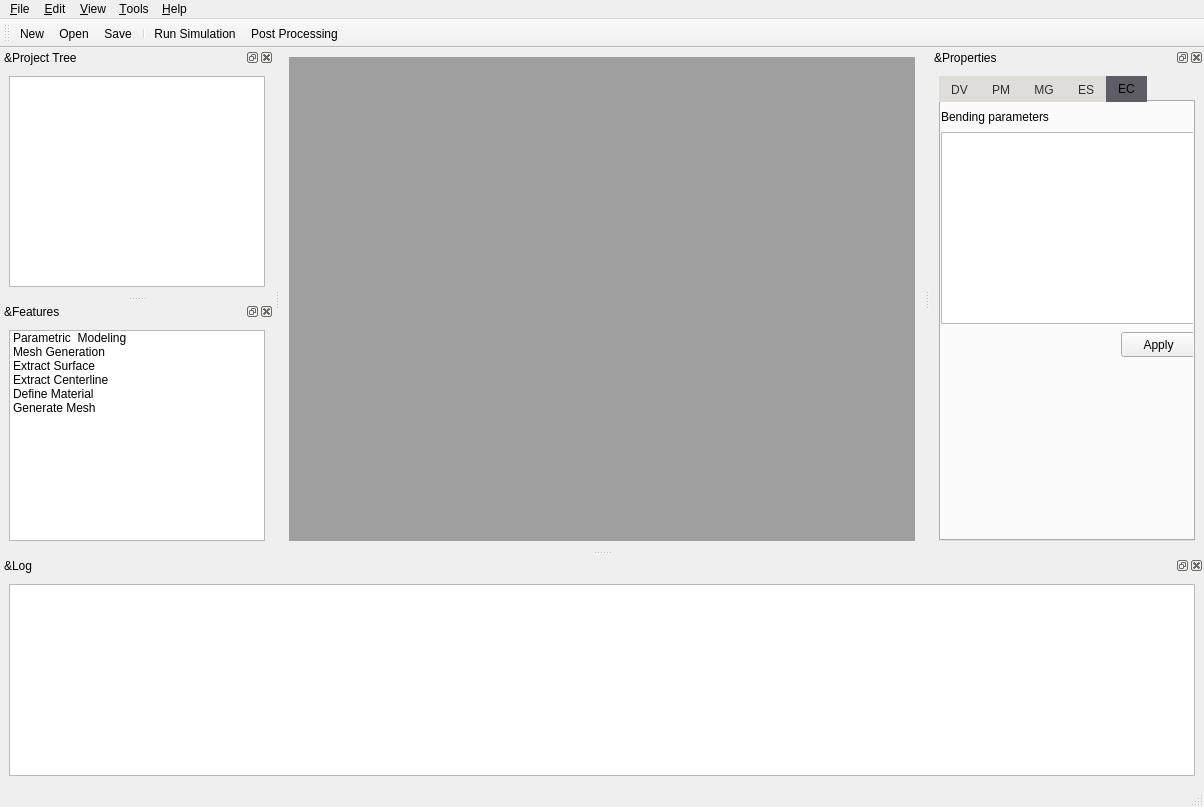
<?xml version="1.0" encoding="UTF-8"?>
<ui version="4.0">
 <class>MainWindow</class>
 <widget class="QMainWindow" name="MainWindow">
  <property name="geometry">
   <rect>
    <x>0</x>
    <y>0</y>
    <width>1204</width>
    <height>807</height>
   </rect>
  </property>
  <property name="windowTitle">
   <string>TubeForm CAE</string>
  </property>
  <widget class="QWidget" name="centralwidget">
   <layout class="QVBoxLayout" name="verticalLayout">
    <item>
     <widget class="QMdiArea" name="mdiArea">
      <property name="styleSheet">
       <string notr="true"/>
      </property>
     </widget>
    </item>
   </layout>
  </widget>
  <widget class="QMenuBar" name="menubar">
   <property name="geometry">
    <rect>
     <x>0</x>
     <y>0</y>
     <width>1204</width>
     <height>27</height>
    </rect>
   </property>
   <widget class="QMenu" name="menuFile">
    <property name="title">
     <string>&amp;File</string>
    </property>
    <addaction name="actionNew"/>
    <addaction name="actionOpen"/>
    <addaction name="actionSave"/>
    <addaction name="actionSaveAs"/>
    <addaction name="separator"/>
    <addaction name="actionExit"/>
   </widget>
   <widget class="QMenu" name="menuEdit">
    <property name="title">
     <string>&amp;Edit</string>
    </property>
    <addaction name="actionUndo"/>
    <addaction name="actionRedo"/>
    <addaction name="separator"/>
    <addaction name="actionPreferences"/>
   </widget>
   <widget class="QMenu" name="menuView">
    <property name="title">
     <string>&amp;View</string>
    </property>
    <addaction name="actionToggleProjectTree"/>
    <addaction name="actionToggleProperties"/>
    <addaction name="actionToggleLog"/>
    <addaction name="separator"/>
    <addaction name="actionResetLayout"/>
   </widget>
   <widget class="QMenu" name="menuTools">
    <property name="title">
     <string>&amp;Tools</string>
    </property>
    <addaction name="actionRunSimulation"/>
    <addaction name="actionPostProcessing"/>
    <addaction name="actionMeshGeneration"/>
   </widget>
   <widget class="QMenu" name="menuHelp">
    <property name="title">
     <string>&amp;Help</string>
    </property>
    <addaction name="actionAbout"/>
    <addaction name="actionDocumentation"/>
   </widget>
   <addaction name="menuFile"/>
   <addaction name="menuEdit"/>
   <addaction name="menuView"/>
   <addaction name="menuTools"/>
   <addaction name="menuHelp"/>
  </widget>
  <widget class="QToolBar" name="toolBar">
   <property name="windowTitle">
    <string>Standard Toolbar</string>
   </property>
   <attribute name="toolBarArea">
    <enum>TopToolBarArea</enum>
   </attribute>
   <attribute name="toolBarBreak">
    <bool>false</bool>
   </attribute>
   <addaction name="actionNew"/>
   <addaction name="actionOpen"/>
   <addaction name="actionSave"/>
   <addaction name="separator"/>
   <addaction name="actionRunSimulation"/>
   <addaction name="actionPostProcessing"/>
  </widget>
  <widget class="QStatusBar" name="statusbar"/>
  <widget class="QDockWidget" name="dockWidget_ProjectTree">
   <property name="windowTitle">
    <string>&amp;Project Tree</string>
   </property>
   <attribute name="dockWidgetArea">
    <number>1</number>
   </attribute>
   <widget class="QWidget" name="dockWidgetContents_ProjectTree">
    <layout class="QVBoxLayout" name="verticalLayout_ProjectTree">
     <item>
      <widget class="QTreeView" name="treeView_Project"/>
     </item>
    </layout>
   </widget>
  </widget>
  <widget class="QDockWidget" name="dockWidget_Properties">
   <property name="minimumSize">
    <size>
     <width>274</width>
     <height>493</height>
    </size>
   </property>
   <property name="windowTitle">
    <string>&amp;Properties</string>
   </property>
   <attribute name="dockWidgetArea">
    <number>2</number>
   </attribute>
   <widget class="QWidget" name="dockWidgetContents_Properties">
    <layout class="QVBoxLayout" name="verticalLayout_Properties">
     <item>
      <widget class="QTabWidget" name="tabWidget">
       <property name="minimumSize">
        <size>
         <width>256</width>
         <height>455</height>
        </size>
       </property>
       <property name="styleSheet">
        <string notr="true">QTabBar::tab {
	background-color: rgb(222, 221, 218);
    color: #303030; 
}
QTabBar::tab:selected {
   background-color: rgb(94, 92, 100);
	color: rgb(0, 0, 0);
}
</string>
       </property>
       <property name="currentIndex">
        <number>4</number>
       </property>
       <property name="elideMode">
        <enum>Qt::ElideNone</enum>
       </property>
       <widget class="QWidget" name="tab_5">
        <attribute name="title">
         <string>DV</string>
        </attribute>
        <widget class="QPushButton" name="pushButton_initmodel">
         <property name="geometry">
          <rect>
           <x>10</x>
           <y>30</y>
           <width>110</width>
           <height>25</height>
          </rect>
         </property>
         <property name="minimumSize">
          <size>
           <width>110</width>
           <height>25</height>
          </size>
         </property>
         <property name="maximumSize">
          <size>
           <width>110</width>
           <height>25</height>
          </size>
         </property>
         <property name="styleSheet">
          <string notr="true">color: rgb(0, 0, 0);</string>
         </property>
         <property name="text">
          <string>Original model</string>
         </property>
        </widget>
        <widget class="QLabel" name="label_27">
         <property name="geometry">
          <rect>
           <x>0</x>
           <y>0</y>
           <width>251</width>
           <height>30</height>
          </rect>
         </property>
         <property name="minimumSize">
          <size>
           <width>0</width>
           <height>30</height>
          </size>
         </property>
         <property name="maximumSize">
          <size>
           <width>100000</width>
           <height>25</height>
          </size>
         </property>
         <property name="styleSheet">
          <string notr="true"/>
         </property>
         <property name="text">
          <string>Process visualization</string>
         </property>
        </widget>
        <widget class="QLabel" name="label_28">
         <property name="geometry">
          <rect>
           <x>0</x>
           <y>100</y>
           <width>251</width>
           <height>30</height>
          </rect>
         </property>
         <property name="minimumSize">
          <size>
           <width>0</width>
           <height>30</height>
          </size>
         </property>
         <property name="maximumSize">
          <size>
           <width>100000</width>
           <height>25</height>
          </size>
         </property>
         <property name="styleSheet">
          <string notr="true"/>
         </property>
         <property name="text">
          <string>Result visualization</string>
         </property>
        </widget>
        <widget class="QPushButton" name="pushButton_surfacemodel">
         <property name="geometry">
          <rect>
           <x>130</x>
           <y>30</y>
           <width>110</width>
           <height>25</height>
          </rect>
         </property>
         <property name="minimumSize">
          <size>
           <width>110</width>
           <height>25</height>
          </size>
         </property>
         <property name="maximumSize">
          <size>
           <width>110</width>
           <height>25</height>
          </size>
         </property>
         <property name="styleSheet">
          <string notr="true">color: rgb(0, 0, 0);</string>
         </property>
         <property name="text">
          <string>Surface model</string>
         </property>
        </widget>
        <widget class="QPushButton" name="pushButton_centerlinemodel">
         <property name="geometry">
          <rect>
           <x>130</x>
           <y>70</y>
           <width>110</width>
           <height>25</height>
          </rect>
         </property>
         <property name="minimumSize">
          <size>
           <width>110</width>
           <height>25</height>
          </size>
         </property>
         <property name="maximumSize">
          <size>
           <width>110</width>
           <height>25</height>
          </size>
         </property>
         <property name="styleSheet">
          <string notr="true">color: rgb(0, 0, 0);</string>
         </property>
         <property name="text">
          <string>Midline model</string>
         </property>
        </widget>
        <widget class="QPushButton" name="pushButton_meshmodel">
         <property name="geometry">
          <rect>
           <x>10</x>
           <y>70</y>
           <width>110</width>
           <height>25</height>
          </rect>
         </property>
         <property name="minimumSize">
          <size>
           <width>110</width>
           <height>25</height>
          </size>
         </property>
         <property name="maximumSize">
          <size>
           <width>110</width>
           <height>25</height>
          </size>
         </property>
         <property name="styleSheet">
          <string notr="true">color: rgb(0, 0, 0);</string>
         </property>
         <property name="text">
          <string>Grid model</string>
         </property>
        </widget>
       </widget>
       <widget class="QWidget" name="tab">
        <property name="minimumSize">
         <size>
          <width>75</width>
          <height>0</height>
         </size>
        </property>
        <attribute name="title">
         <string>PM</string>
        </attribute>
        <widget class="QLabel" name="label_Tube">
         <property name="geometry">
          <rect>
           <x>0</x>
           <y>0</y>
           <width>331</width>
           <height>20</height>
          </rect>
         </property>
         <property name="styleSheet">
          <string notr="true">color: rgb(0, 0, 0);
</string>
         </property>
         <property name="text">
          <string>Tube</string>
         </property>
        </widget>
        <widget class="QListWidget" name="listWidget">
         <property name="geometry">
          <rect>
           <x>0</x>
           <y>20</y>
           <width>256</width>
           <height>81</height>
          </rect>
         </property>
         <property name="styleSheet">
          <string notr="true"/>
         </property>
        </widget>
        <widget class="QWidget" name="formLayoutWidget">
         <property name="geometry">
          <rect>
           <x>-1</x>
           <y>20</y>
           <width>241</width>
           <height>81</height>
          </rect>
         </property>
         <layout class="QFormLayout" name="formLayout">
          <item row="0" column="0">
           <widget class="QLabel" name="label">
            <property name="minimumSize">
             <size>
              <width>90</width>
              <height>20</height>
             </size>
            </property>
            <property name="maximumSize">
             <size>
              <width>90</width>
              <height>20</height>
             </size>
            </property>
            <property name="text">
             <string>Outer radius:</string>
            </property>
           </widget>
          </item>
          <item row="0" column="1">
           <widget class="QLineEdit" name="lineEdit_Rout">
            <property name="minimumSize">
             <size>
              <width>100</width>
              <height>20</height>
             </size>
            </property>
            <property name="maximumSize">
             <size>
              <width>100</width>
              <height>20</height>
             </size>
            </property>
            <property name="text">
             <string>10</string>
            </property>
           </widget>
          </item>
          <item row="1" column="0">
           <widget class="QLabel" name="label_2">
            <property name="minimumSize">
             <size>
              <width>90</width>
              <height>20</height>
             </size>
            </property>
            <property name="maximumSize">
             <size>
              <width>90</width>
              <height>20</height>
             </size>
            </property>
            <property name="text">
             <string>Inner radius:</string>
            </property>
           </widget>
          </item>
          <item row="1" column="1">
           <widget class="QLineEdit" name="lineEdit_Rin">
            <property name="minimumSize">
             <size>
              <width>100</width>
              <height>20</height>
             </size>
            </property>
            <property name="maximumSize">
             <size>
              <width>100</width>
              <height>20</height>
             </size>
            </property>
            <property name="text">
             <string>8</string>
            </property>
           </widget>
          </item>
          <item row="2" column="0">
           <widget class="QLabel" name="label_3">
            <property name="minimumSize">
             <size>
              <width>90</width>
              <height>20</height>
             </size>
            </property>
            <property name="maximumSize">
             <size>
              <width>90</width>
              <height>20</height>
             </size>
            </property>
            <property name="text">
             <string>Length:</string>
            </property>
           </widget>
          </item>
          <item row="2" column="1">
           <widget class="QLineEdit" name="lineEdit_Length">
            <property name="minimumSize">
             <size>
              <width>100</width>
              <height>20</height>
             </size>
            </property>
            <property name="maximumSize">
             <size>
              <width>100</width>
              <height>20</height>
             </size>
            </property>
            <property name="text">
             <string>200</string>
            </property>
           </widget>
          </item>
         </layout>
        </widget>
        <widget class="QLabel" name="label_Tube_2">
         <property name="geometry">
          <rect>
           <x>0</x>
           <y>100</y>
           <width>331</width>
           <height>20</height>
          </rect>
         </property>
         <property name="styleSheet">
          <string notr="true">color: rgb(0, 0, 0);
</string>
         </property>
         <property name="text">
          <string>Rotating sleeve</string>
         </property>
        </widget>
        <widget class="QListWidget" name="listWidget_2">
         <property name="geometry">
          <rect>
           <x>0</x>
           <y>120</y>
           <width>256</width>
           <height>81</height>
          </rect>
         </property>
         <property name="styleSheet">
          <string notr="true"/>
         </property>
        </widget>
        <widget class="QWidget" name="formLayoutWidget_2">
         <property name="geometry">
          <rect>
           <x>0</x>
           <y>120</y>
           <width>241</width>
           <height>81</height>
          </rect>
         </property>
         <layout class="QFormLayout" name="formLayout_2">
          <item row="0" column="0">
           <widget class="QLabel" name="label_4">
            <property name="minimumSize">
             <size>
              <width>90</width>
              <height>20</height>
             </size>
            </property>
            <property name="maximumSize">
             <size>
              <width>90</width>
              <height>20</height>
             </size>
            </property>
            <property name="text">
             <string>Thickness:</string>
            </property>
           </widget>
          </item>
          <item row="0" column="1">
           <widget class="QLineEdit" name="lineEdit_SleeveThickness1">
            <property name="minimumSize">
             <size>
              <width>100</width>
              <height>20</height>
             </size>
            </property>
            <property name="maximumSize">
             <size>
              <width>100</width>
              <height>20</height>
             </size>
            </property>
            <property name="text">
             <string>1</string>
            </property>
           </widget>
          </item>
          <item row="1" column="0">
           <widget class="QLabel" name="label_5">
            <property name="minimumSize">
             <size>
              <width>90</width>
              <height>20</height>
             </size>
            </property>
            <property name="maximumSize">
             <size>
              <width>90</width>
              <height>20</height>
             </size>
            </property>
            <property name="text">
             <string>Length:</string>
            </property>
           </widget>
          </item>
          <item row="1" column="1">
           <widget class="QLineEdit" name="lineEdit_SleeveLength1">
            <property name="minimumSize">
             <size>
              <width>100</width>
              <height>20</height>
             </size>
            </property>
            <property name="maximumSize">
             <size>
              <width>100</width>
              <height>20</height>
             </size>
            </property>
            <property name="text">
             <string>20</string>
            </property>
           </widget>
          </item>
          <item row="2" column="0">
           <widget class="QLabel" name="label_6">
            <property name="minimumSize">
             <size>
              <width>90</width>
              <height>20</height>
             </size>
            </property>
            <property name="maximumSize">
             <size>
              <width>90</width>
              <height>20</height>
             </size>
            </property>
            <property name="text">
             <string>Position:</string>
            </property>
           </widget>
          </item>
          <item row="2" column="1">
           <widget class="QLineEdit" name="lineEdit_RotaryPos">
            <property name="minimumSize">
             <size>
              <width>100</width>
              <height>20</height>
             </size>
            </property>
            <property name="maximumSize">
             <size>
              <width>100</width>
              <height>20</height>
             </size>
            </property>
            <property name="text">
             <string>30</string>
            </property>
           </widget>
          </item>
         </layout>
        </widget>
        <widget class="QLabel" name="label_Tube_3">
         <property name="geometry">
          <rect>
           <x>0</x>
           <y>200</y>
           <width>331</width>
           <height>20</height>
          </rect>
         </property>
         <property name="styleSheet">
          <string notr="true">color: rgb(0, 0, 0);
</string>
         </property>
         <property name="text">
          <string>Fixed sleeve</string>
         </property>
        </widget>
        <widget class="QListWidget" name="listWidget_3">
         <property name="geometry">
          <rect>
           <x>0</x>
           <y>220</y>
           <width>256</width>
           <height>81</height>
          </rect>
         </property>
         <property name="styleSheet">
          <string notr="true"/>
         </property>
        </widget>
        <widget class="QWidget" name="formLayoutWidget_3">
         <property name="geometry">
          <rect>
           <x>0</x>
           <y>220</y>
           <width>241</width>
           <height>81</height>
          </rect>
         </property>
         <layout class="QFormLayout" name="formLayout_3">
          <item row="0" column="0">
           <widget class="QLabel" name="label_7">
            <property name="minimumSize">
             <size>
              <width>90</width>
              <height>20</height>
             </size>
            </property>
            <property name="maximumSize">
             <size>
              <width>90</width>
              <height>20</height>
             </size>
            </property>
            <property name="text">
             <string>Thickness:</string>
            </property>
           </widget>
          </item>
          <item row="0" column="1">
           <widget class="QLineEdit" name="lineEdit_SleeveThickness">
            <property name="minimumSize">
             <size>
              <width>100</width>
              <height>20</height>
             </size>
            </property>
            <property name="maximumSize">
             <size>
              <width>100</width>
              <height>20</height>
             </size>
            </property>
            <property name="text">
             <string>1</string>
            </property>
           </widget>
          </item>
          <item row="1" column="0">
           <widget class="QLabel" name="label_8">
            <property name="minimumSize">
             <size>
              <width>90</width>
              <height>20</height>
             </size>
            </property>
            <property name="maximumSize">
             <size>
              <width>90</width>
              <height>20</height>
             </size>
            </property>
            <property name="text">
             <string>Length:</string>
            </property>
           </widget>
          </item>
          <item row="1" column="1">
           <widget class="QLineEdit" name="lineEdit_SleeveLength">
            <property name="minimumSize">
             <size>
              <width>100</width>
              <height>20</height>
             </size>
            </property>
            <property name="maximumSize">
             <size>
              <width>100</width>
              <height>20</height>
             </size>
            </property>
            <property name="text">
             <string>50</string>
            </property>
           </widget>
          </item>
          <item row="2" column="0">
           <widget class="QLabel" name="label_9">
            <property name="minimumSize">
             <size>
              <width>90</width>
              <height>20</height>
             </size>
            </property>
            <property name="maximumSize">
             <size>
              <width>90</width>
              <height>20</height>
             </size>
            </property>
            <property name="text">
             <string>Position:</string>
            </property>
           </widget>
          </item>
          <item row="2" column="1">
           <widget class="QLineEdit" name="lineEdit_FixedPos">
            <property name="minimumSize">
             <size>
              <width>100</width>
              <height>20</height>
             </size>
            </property>
            <property name="maximumSize">
             <size>
              <width>100</width>
              <height>20</height>
             </size>
            </property>
            <property name="text">
             <string>150</string>
            </property>
           </widget>
          </item>
         </layout>
        </widget>
        <widget class="QLabel" name="label_Tube_4">
         <property name="geometry">
          <rect>
           <x>0</x>
           <y>300</y>
           <width>331</width>
           <height>20</height>
          </rect>
         </property>
         <property name="styleSheet">
          <string notr="true">color: rgb(0, 0, 0);
</string>
         </property>
         <property name="text">
          <string>Semi-circular sleeve</string>
         </property>
        </widget>
        <widget class="QListWidget" name="listWidget_4">
         <property name="geometry">
          <rect>
           <x>0</x>
           <y>320</y>
           <width>256</width>
           <height>81</height>
          </rect>
         </property>
         <property name="styleSheet">
          <string notr="true"/>
         </property>
        </widget>
        <widget class="QWidget" name="formLayoutWidget_4">
         <property name="geometry">
          <rect>
           <x>0</x>
           <y>320</y>
           <width>241</width>
           <height>81</height>
          </rect>
         </property>
         <layout class="QFormLayout" name="formLayout_4">
          <item row="0" column="0">
           <widget class="QLabel" name="label_10">
            <property name="minimumSize">
             <size>
              <width>90</width>
              <height>20</height>
             </size>
            </property>
            <property name="maximumSize">
             <size>
              <width>90</width>
              <height>20</height>
             </size>
            </property>
            <property name="text">
             <string>Radius:</string>
            </property>
           </widget>
          </item>
          <item row="0" column="1">
           <widget class="QLineEdit" name="lineEdit_ArcR">
            <property name="minimumSize">
             <size>
              <width>100</width>
              <height>20</height>
             </size>
            </property>
            <property name="maximumSize">
             <size>
              <width>100</width>
              <height>20</height>
             </size>
            </property>
            <property name="text">
             <string>50</string>
            </property>
           </widget>
          </item>
          <item row="1" column="0">
           <widget class="QLabel" name="label_11">
            <property name="minimumSize">
             <size>
              <width>90</width>
              <height>20</height>
             </size>
            </property>
            <property name="maximumSize">
             <size>
              <width>90</width>
              <height>20</height>
             </size>
            </property>
            <property name="text">
             <string>Thickness:</string>
            </property>
           </widget>
          </item>
          <item row="1" column="1">
           <widget class="QLineEdit" name="lineEdit_ArcThickness">
            <property name="minimumSize">
             <size>
              <width>100</width>
              <height>20</height>
             </size>
            </property>
            <property name="maximumSize">
             <size>
              <width>100</width>
              <height>20</height>
             </size>
            </property>
            <property name="text">
             <string>1</string>
            </property>
           </widget>
          </item>
          <item row="2" column="0">
           <widget class="QLabel" name="label_12">
            <property name="minimumSize">
             <size>
              <width>90</width>
              <height>20</height>
             </size>
            </property>
            <property name="maximumSize">
             <size>
              <width>90</width>
              <height>20</height>
             </size>
            </property>
            <property name="text">
             <string>Radian:</string>
            </property>
           </widget>
          </item>
          <item row="2" column="1">
           <widget class="QLineEdit" name="lineEdit_ArcAngle">
            <property name="minimumSize">
             <size>
              <width>100</width>
              <height>20</height>
             </size>
            </property>
            <property name="maximumSize">
             <size>
              <width>100</width>
              <height>20</height>
             </size>
            </property>
            <property name="text">
             <string>1.57</string>
            </property>
           </widget>
          </item>
         </layout>
        </widget>
        <widget class="QPushButton" name="pushButton_confirm_CADmodel">
         <property name="geometry">
          <rect>
           <x>180</x>
           <y>400</y>
           <width>75</width>
           <height>25</height>
          </rect>
         </property>
         <property name="minimumSize">
          <size>
           <width>75</width>
           <height>25</height>
          </size>
         </property>
         <property name="maximumSize">
          <size>
           <width>75</width>
           <height>25</height>
          </size>
         </property>
         <property name="styleSheet">
          <string notr="true">color: rgb(0, 0, 0);</string>
         </property>
         <property name="text">
          <string>Apply</string>
         </property>
        </widget>
       </widget>
       <widget class="QWidget" name="tab_2">
        <attribute name="title">
         <string>MG</string>
        </attribute>
        <widget class="QLabel" name="label_25">
         <property name="geometry">
          <rect>
           <x>0</x>
           <y>0</y>
           <width>60</width>
           <height>25</height>
          </rect>
         </property>
         <property name="minimumSize">
          <size>
           <width>60</width>
           <height>25</height>
          </size>
         </property>
         <property name="maximumSize">
          <size>
           <width>60</width>
           <height>25</height>
          </size>
         </property>
         <property name="styleSheet">
          <string notr="true"/>
         </property>
         <property name="text">
          <string>Grid size:</string>
         </property>
        </widget>
        <widget class="QDoubleSpinBox" name="doubleSpinBox">
         <property name="geometry">
          <rect>
           <x>70</x>
           <y>0</y>
           <width>65</width>
           <height>27</height>
          </rect>
         </property>
        </widget>
        <widget class="QPushButton" name="pushButton_Mesh1">
         <property name="geometry">
          <rect>
           <x>180</x>
           <y>30</y>
           <width>75</width>
           <height>25</height>
          </rect>
         </property>
         <property name="minimumSize">
          <size>
           <width>75</width>
           <height>25</height>
          </size>
         </property>
         <property name="maximumSize">
          <size>
           <width>75</width>
           <height>25</height>
          </size>
         </property>
         <property name="styleSheet">
          <string notr="true">color: rgb(0, 0, 0);</string>
         </property>
         <property name="text">
          <string>Apply</string>
         </property>
        </widget>
       </widget>
       <widget class="QWidget" name="tab_3">
        <attribute name="title">
         <string>ES</string>
        </attribute>
        <widget class="QLabel" name="label_26">
         <property name="geometry">
          <rect>
           <x>0</x>
           <y>0</y>
           <width>251</width>
           <height>30</height>
          </rect>
         </property>
         <property name="minimumSize">
          <size>
           <width>0</width>
           <height>30</height>
          </size>
         </property>
         <property name="maximumSize">
          <size>
           <width>100000</width>
           <height>25</height>
          </size>
         </property>
         <property name="styleSheet">
          <string notr="true"/>
         </property>
         <property name="text">
          <string>Click the model to extract its surface!</string>
         </property>
        </widget>
        <widget class="QPushButton" name="pushButton_extractFace">
         <property name="geometry">
          <rect>
           <x>160</x>
           <y>30</y>
           <width>90</width>
           <height>25</height>
          </rect>
         </property>
         <property name="minimumSize">
          <size>
           <width>90</width>
           <height>25</height>
          </size>
         </property>
         <property name="maximumSize">
          <size>
           <width>90</width>
           <height>25</height>
          </size>
         </property>
         <property name="styleSheet">
          <string notr="true">color: rgb(0, 0, 0);</string>
         </property>
         <property name="text">
          <string>Save Surface</string>
         </property>
        </widget>
       </widget>
       <widget class="QWidget" name="tab_4">
        <attribute name="title">
         <string>EC</string>
        </attribute>
        <widget class="QLabel" name="label_29">
         <property name="geometry">
          <rect>
           <x>0</x>
           <y>0</y>
           <width>251</width>
           <height>30</height>
          </rect>
         </property>
         <property name="minimumSize">
          <size>
           <width>0</width>
           <height>30</height>
          </size>
         </property>
         <property name="maximumSize">
          <size>
           <width>100000</width>
           <height>25</height>
          </size>
         </property>
         <property name="styleSheet">
          <string notr="true"/>
         </property>
         <property name="text">
          <string>Bending parameters</string>
         </property>
        </widget>
        <widget class="QPushButton" name="pushButton_ExtractCenterLine">
         <property name="geometry">
          <rect>
           <x>180</x>
           <y>230</y>
           <width>75</width>
           <height>25</height>
          </rect>
         </property>
         <property name="minimumSize">
          <size>
           <width>75</width>
           <height>25</height>
          </size>
         </property>
         <property name="maximumSize">
          <size>
           <width>75</width>
           <height>25</height>
          </size>
         </property>
         <property name="styleSheet">
          <string notr="true">color: rgb(0, 0, 0);</string>
         </property>
         <property name="text">
          <string>Apply</string>
         </property>
        </widget>
        <widget class="QTableWidget" name="resultsTable">
         <property name="geometry">
          <rect>
           <x>0</x>
           <y>30</y>
           <width>256</width>
           <height>192</height>
          </rect>
         </property>
        </widget>
       </widget>
      </widget>
     </item>
    </layout>
   </widget>
  </widget>
  <widget class="QDockWidget" name="dockWidget_Features">
   <property name="windowTitle">
    <string>&amp;Features</string>
   </property>
   <attribute name="dockWidgetArea">
    <number>1</number>
   </attribute>
   <widget class="QWidget" name="dockWidgetContents_Features">
    <layout class="QVBoxLayout" name="verticalLayout_Features">
     <item>
      <widget class="QListWidget" name="listWidget_Features">
       <item>
        <property name="text">
         <string>Parametric  Modeling</string>
        </property>
       </item>
       <item>
        <property name="text">
         <string>Mesh Generation</string>
        </property>
       </item>
       <item>
        <property name="text">
         <string>Extract Surface</string>
        </property>
       </item>
       <item>
        <property name="text">
         <string>Extract Centerline</string>
        </property>
       </item>
       <item>
        <property name="text">
         <string>Define Material</string>
        </property>
       </item>
       <item>
        <property name="text">
         <string>Generate Mesh</string>
        </property>
       </item>
      </widget>
     </item>
    </layout>
   </widget>
  </widget>
  <widget class="QDockWidget" name="dockWidget_Log">
   <property name="windowTitle">
    <string>&amp;Log</string>
   </property>
   <attribute name="dockWidgetArea">
    <number>8</number>
   </attribute>
   <widget class="QWidget" name="dockWidgetContents_Log">
    <layout class="QGridLayout" name="gridLayout">
     <item row="0" column="0">
      <widget class="QTextEdit" name="textEdit_Log">
       <property name="readOnly">
        <bool>true</bool>
       </property>
      </widget>
     </item>
    </layout>
   </widget>
  </widget>
  <action name="actionNew">
   <property name="text">
    <string>&amp;New</string>
   </property>
   <property name="shortcut">
    <string>Ctrl+N</string>
   </property>
  </action>
  <action name="actionOpen">
   <property name="text">
    <string>&amp;Open...</string>
   </property>
   <property name="shortcut">
    <string>Ctrl+O</string>
   </property>
  </action>
  <action name="actionSave">
   <property name="text">
    <string>&amp;Save</string>
   </property>
   <property name="shortcut">
    <string>Ctrl+S</string>
   </property>
  </action>
  <action name="actionSaveAs">
   <property name="text">
    <string>Save &amp;As...</string>
   </property>
  </action>
  <action name="actionExit">
   <property name="text">
    <string>E&amp;xit</string>
   </property>
   <property name="shortcut">
    <string>Ctrl+Q</string>
   </property>
  </action>
  <action name="actionUndo">
   <property name="text">
    <string>&amp;Undo</string>
   </property>
   <property name="shortcut">
    <string>Ctrl+Z</string>
   </property>
  </action>
  <action name="actionRedo">
   <property name="text">
    <string>&amp;Redo</string>
   </property>
   <property name="shortcut">
    <string>Ctrl+Y</string>
   </property>
  </action>
  <action name="actionPreferences">
   <property name="text">
    <string>&amp;Preferences</string>
   </property>
  </action>
  <action name="actionToggleProjectTree">
   <property name="text">
    <string>Toggle &amp;Project Tree</string>
   </property>
  </action>
  <action name="actionToggleProperties">
   <property name="text">
    <string>Toggle &amp;Properties</string>
   </property>
  </action>
  <action name="actionToggleLog">
   <property name="text">
    <string>Toggle &amp;Log</string>
   </property>
  </action>
  <action name="actionResetLayout">
   <property name="text">
    <string>&amp;Reset Layout</string>
   </property>
  </action>
  <action name="actionRunSimulation">
   <property name="text">
    <string>&amp;Run Simulation</string>
   </property>
   <property name="toolTip">
    <string>Start the simulation process</string>
   </property>
   <property name="shortcut">
    <string>F5</string>
   </property>
  </action>
  <action name="actionPostProcessing">
   <property name="text">
    <string>&amp;Post Processing</string>
   </property>
   <property name="toolTip">
    <string>View and analyze simulation results</string>
   </property>
  </action>
  <action name="actionMeshGeneration">
   <property name="text">
    <string>&amp;Mesh Generation</string>
   </property>
   <property name="toolTip">
    <string>Generate the mesh for the model</string>
   </property>
  </action>
  <action name="actionAbout">
   <property name="text">
    <string>&amp;About</string>
   </property>
  </action>
  <action name="actionDocumentation">
   <property name="text">
    <string>&amp;Documentation</string>
   </property>
  </action>
 </widget>
 <resources/>
 <connections/>
</ui>
